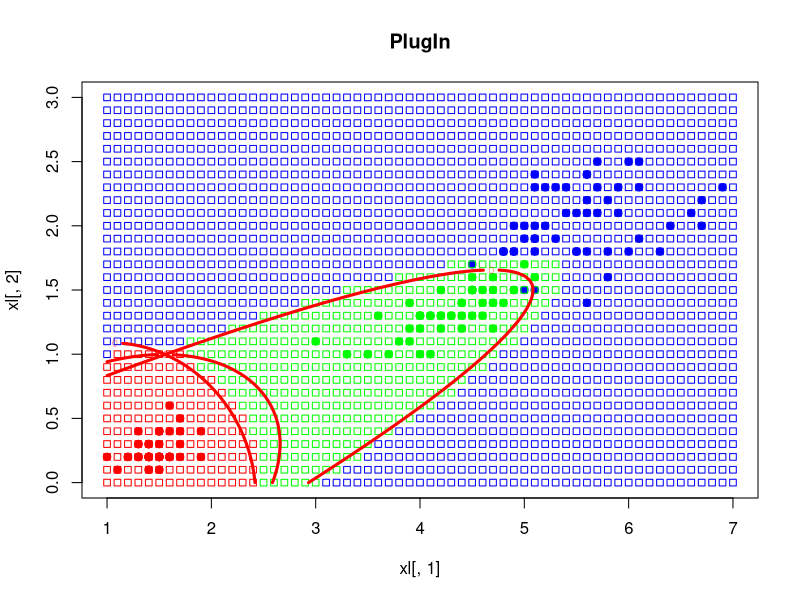

Write the R code that produced this figure.
fprob = function(x, mu, cov) {
  n = length(x)
  x = as.matrix(x)
  arg = matrix(x-mu, n, 1)
  return(1/sqrt(2*pi)/det(cov)*exp(-0.5 * t(arg)%*%solve(cov)%*%arg))
}

f = function(x, classes, aprior, mus, covs, lyambda) {
  
  l = length(classes)
  n = ncol(mus)
  scores = rep(0, l)
  for (i in 1:l) {
    scores[i] = exp(lyambda[i] * aprior[i]) * fprob(x, mus[i,], covs[[i]])
  }
  
  ans = which.max(scores)
  return(factor(classes[ans], classes))
}

PI = function(xl){
  n = ncol(xl)-1
  l = nrow(xl)
  classes = levels(xl[,n+1])
  
  
  classes = levels(xl[,n+1])
  l = length(classes)
  
  mus = matrix(0, l, n)
  stds = matrix(0, l, n)
  aprior = rep(0, l)
  lyambda = rep(1, l)
  for (i in 1:l) {
    c = factor(classes[i], classes)
    
    xll = xl[xl[,n+1]==c,]
    aprior[i] = length(xll[,1]) / length(xl[,1])
    for (j in 1:n) {
      mus[i,j] = mean(xll[,j])
      stds[i,j] = sqrt(var(xll[,j]))
    }
  }
  
  covar = list()
  for (c in 1:length(classes)) {
    xll = xl[xl[,n+1]==classes[c],1:n]
    covar[[c]] = cov(xll)
  }
  
  
  
  classificationmap(function(x) f(x, classes, aprior, mus, covar, lyambda), xl)
  gline(xl, covar, mu, mus)
}

gline = function(xl, covar, mu, mus){
 Y = length(unique(xl[,3]))
 x = seq(1,7,length.out=100)
 y = seq(0,3,length.out=100)
 for (i in 1:Y) {
   for (j in (i+1):Y) {
     if (j > Y) break
     
     form = function(x,y,mu,mat) {
       a = mat[1,1]
       b = mat[1,2]
       c = mat[2,1]
       d = mat[2,2]
       a*x*x + (b+c)*x*y + d*y*y + 
       (-2*a*mu[1]-b*mu[2]-c*mu[2])*x +
       (-b*mu[1]-c*mu[1]-2*d*mu[2])*y +
       (a*mu[1]*mu[1]+(b+c)*mu[1]*mu[2]+d*mu[2]*mu[2])
     }
     
     z = outer(x,y,function(x,y) 
      form(x,y,mus[i,],solve(covar[[i]])) -
       form(x,y,mus[j,],solve(covar[[j]]))
     )
     contour(x,y,z,levels=0,add=T, col = "red", lwd = 3)
   }
 }
}

classificationmap = function(classifier, xl) {
  
  colors=c("1"="red","2"="green","3"="blue","-1"="gray")
  plot(xl[,1], xl[,2], bg=colors[xl[,3]],  col=colors[xl[,3]], pch=21, main="PlugIn", xlim=c(1,7),ylim=c(0,3))
  for (i in seq(1,7,0.1)) {
    mat = data.frame()
    for (j in seq(0,3,0.1)) {
      class = classifier(c(i, j))
      mat = rbind(mat,c(i, j, class))
    }
    points(mat[,1], mat[,2], col=colors[mat[,3]], pch=22)
  }
}

xl = iris[,3:5]

PI(xl)
